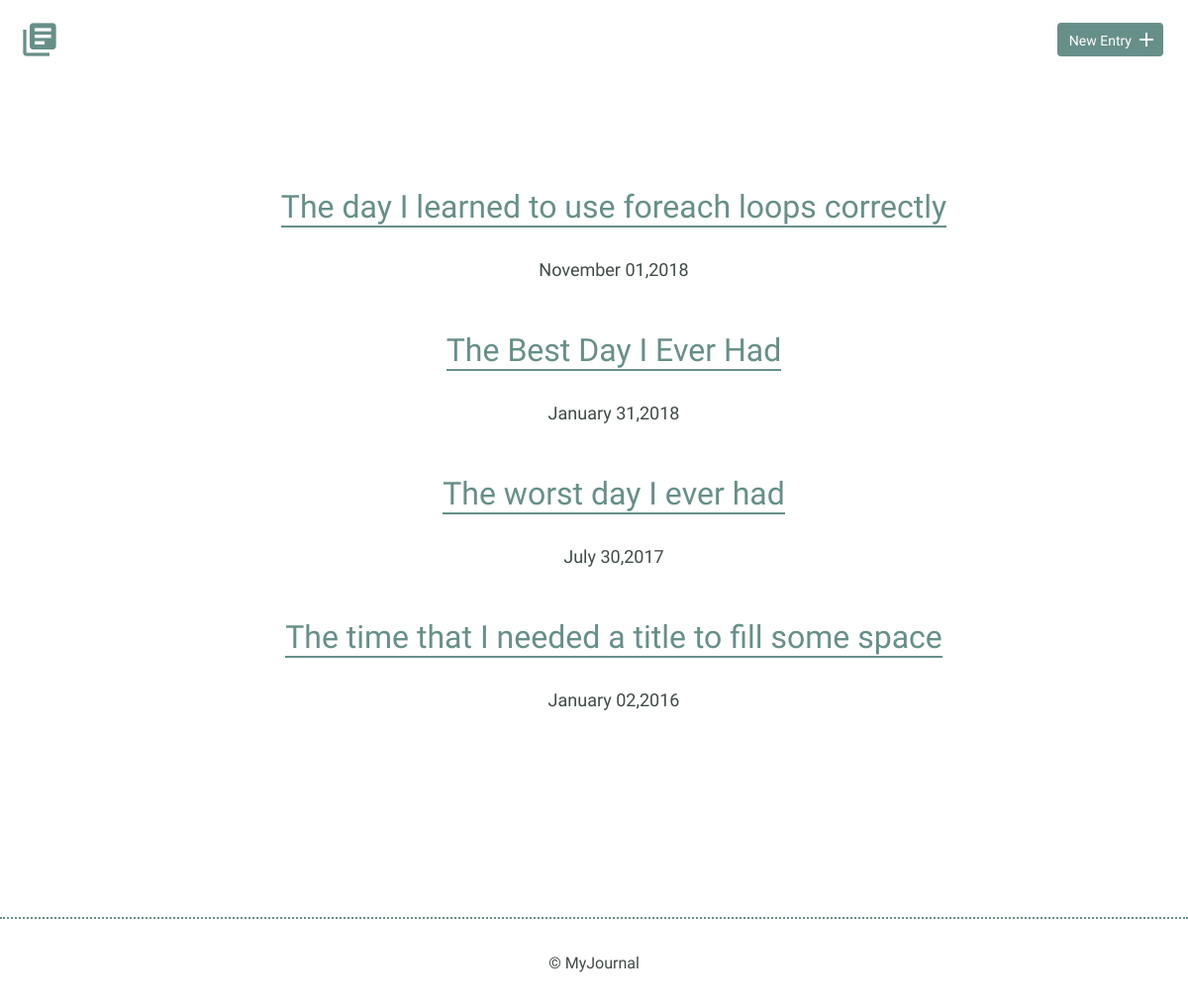
/, run on an earlier commit of the app's database.
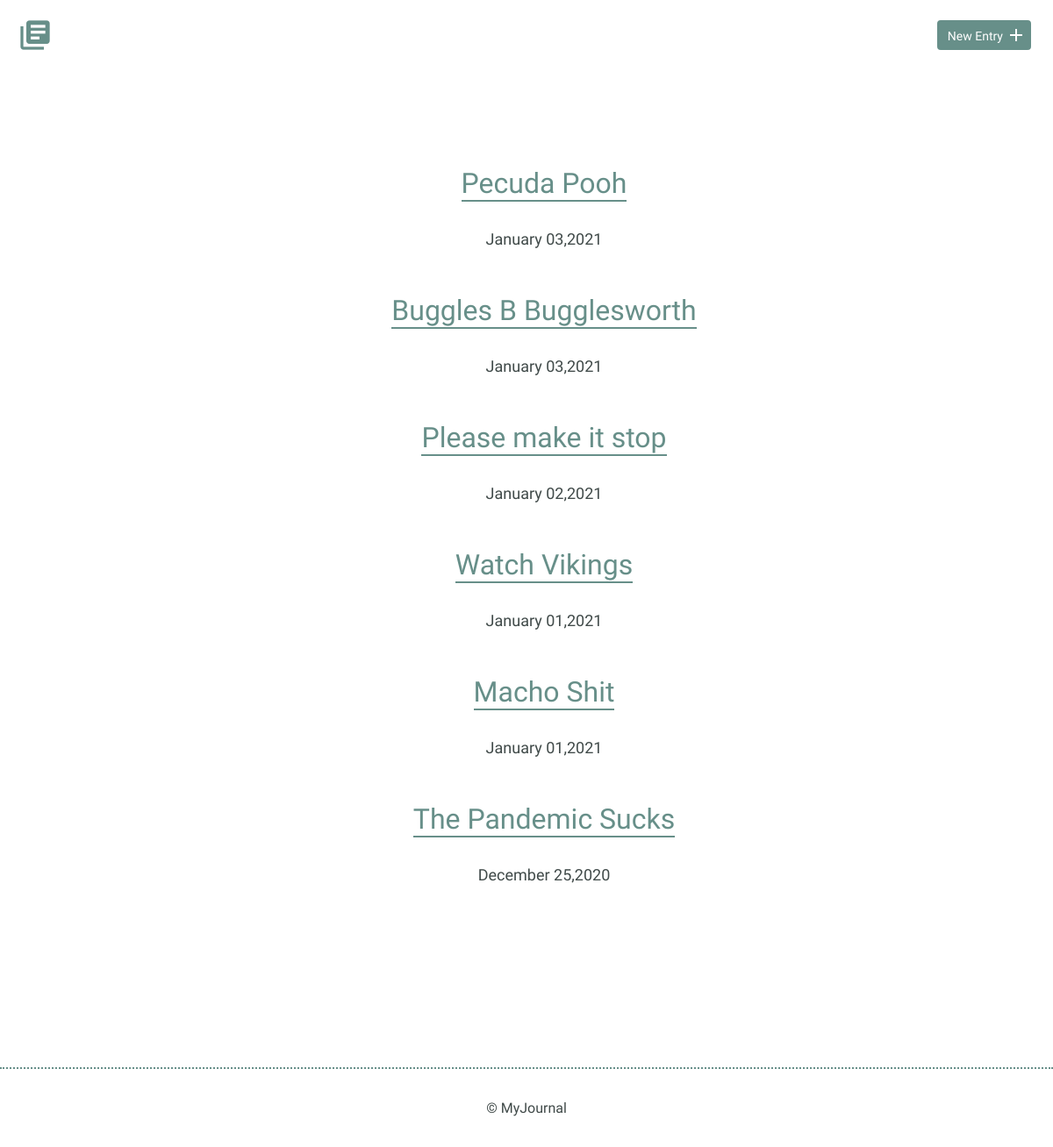
And on a later commit of the database.
### tables this page shows
CREATE TABLE "entries" (
	`id`	INTEGER,
	`title`	TEXT,
	`date`	TEXT,
	`time_spent`	INTEGER,
	`learned`	BLOB,
	`resources`	BLOB,
	PRIMARY KEY(`id`)
);

### inc/functions.php (called while the page is built, shortened)
<?php
function get_journal_entries() {
    include 'connection.php';
    try {
        return $db->query('SELECT * FROM entries ORDER BY  date DESC');
    } catch (Exception $e) {
        echo "Error: " . $e->getMessage() . "</br>";
        return false;
    }
}

### index.php (the view, shortened to what this page needs)
<?php
include "inc/functions.php";
include "inc/header.php";
?>
        <section>
            <div class="container">
                <div class="entry-list">
                    <article>
                        <ul style="list-style-type: none;">
                        <?php
                        foreach (get_journal_entries() as $entry) {
                            echo "<li class='none'><h2><a href='detail.php?id=" . $entry['id'] . "'>" . $entry['title'] . "</a></h2></li>";
                            $entry_date = date("F d,Y", strtotime($entry['date']));
                            echo "<p>" . $entry_date . "</p><br />";
                        }
                        ?>
                        </ul>
                    </article>
                </div>
            </div>
        </section>
<?php
include "inc/footer.php";
?>

### inc/header.php (shortened to what this page needs)
<!DOCTYPE html>
<html>
    <head>
        <link rel="stylesheet" href="css/normalize.css">
        <link rel="stylesheet" href="css/site.css">
    </head>
  <body>
        <header>
            <div class="container">
                <div class="site-header">
                    <a class="logo" href="index.php"><i class="material-icons">library_books</i></a>
                    <a class="button icon-right" href="new.php"><span>New Entry</span> <i class="material-icons">add</i></a>
                </div>
            </div>
        </header>

### inc/footer.php
<footer>
            <div>
                &copy; MyJournal
</div>
        </footer>
    </body>
</html>

### css/site.css (style rules this page uses)
body { font-size: 16px; color: #404a49; font-family: 'Cousine', serif; font-weight: 400; }
.container { margin: 0 auto; padding: 0 25px; }
header .site-header { margin: 0 auto; height: 95px; }
header .logo i { color: #678f89; margin: 20px 0 0 -5px; float: left; font-size: 40px; }
header .button { float: right; margin: 33px 0 0 0; }
footer { text-align: center; padding: 35px 0; border-top: 2px dotted #678f89; }
.button { padding: 8px 10px 6px 10px; background: #678f89; border: 2px solid #678f89; border-radius: 4px; text-decoration: none; color: #FFF; position: relative; text-align: center; font-size: 14px; }
.button.icon-right { padding-right: 30px; top: -10px; }
.button.icon-right i { position: absolute; top: 3px; right: 3px; }
h1, h2, h3 { margin: 0; font-weight: 400; line-height: 1em; color: #000; }
h2 { font-size: 32px; }
h2 a { text-decoration: none; color: #000; }
p { line-height: 1.8em; font-size: 18px; }
ul li { line-height: 1.8em; font-size: 18px; }
ul li a { border-bottom: 2px solid #678f89; line-height: 1.8em; color: #678f89; text-decoration: none; }
.entry-list, .edit-entry, .new-entry { max-width: 800px; margin: 0 auto; padding: 70px 0 150px 0; }
.entry-list article { margin-bottom: 70px; text-align: center; }
.entry-list article:last-child { margin-bottom: 0; }
.entry-list article h2 { margin-bottom: 8px; }

What changed in the data, as far as the page shows it:
removed entries: title "The day I learned to use foreach loops correctly", date "November 01,2018"
removed entries: title "The Best Day I Ever Had", date "January 31,2018"
removed entries: title "The worst day I ever had", date "July 30,2017"
removed entries: title "The time that I needed a title to fill some space", date "January 02,2016"
added entries: title "Pecuda Pooh", date "January 03,2021"
added entries: title "Buggles B Bugglesworth", date "January 03,2021"
added entries: title "Please make it stop", date "January 02,2021"
added entries: title "Watch Vikings", date "January 01,2021"
added entries: title "Macho Shit", date "January 01,2021"
added entries: title "The Pandemic Sucks", date "December 25,2020"
